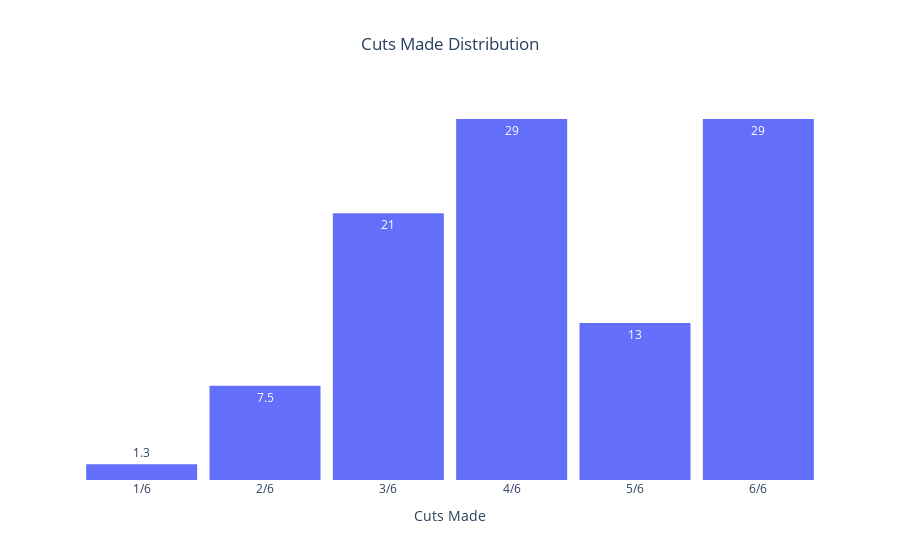

Notebook cell for this chart:
### Code cell
### CUTS MADE DISTRIBUTION  ###

cuts_made_hist = px.histogram(df,
                    x='cuts_made',
                    text_auto='.2s',
                    title='Cuts Made Distribution',
                    template='plotly_white',
                    labels={'cuts_made':'Cuts Made','count':''},
                    histnorm='percent',
                             )

cuts_made_hist.update_layout(title_x=.5, bargap=0.1)

cuts_made_hist.update_xaxes(tickvals = [1,2,3,4,5,6],
                            ticktext = ['1/6','2/6','3/6','4/6','5/6','6/6'])

cuts_made_hist.update_yaxes(showticklabels=False, showgrid=False,visible= False)

### Figure 1 — Plotly figure (JSON) as saved in the notebook; plotly's stock layout.template omitted (floating-point values rounded to 4 significant figures)
{"data": [{"alignmentgroup": "True", "bingroup": "x", "histnorm": "percent", "hovertemplate": "Cuts Made=%{x}<br>percent=%{y}<extra></extra>", "legendgroup": "", "marker": {"color": "#636efa", "pattern": {"shape": ""}}, "name": "", "offsetgroup": "", "orientation": "v", "showlegend": false, "texttemplate": "%{value:.2s}", "type": "histogram", "x": [2, 6, 3, 4, 4, 6, 4, 6, 2, 3, 3, 4, 4, 5, 4, 4, 2, 5, 4, 3, 3, 4, 6, 5, 6, 6, 6, 6, 6, 6, 6, 6, 2, 3, 4, 4, 6, 6, 4, 6, 4, 6, 4, 4, 4, 4, 6, 4, 2, 3, 4, 3, 3, 5, 4, 3, 6, 4, 6, 4, 3, 3, 3, 2, 5, 6, 6, 5, 6, 5, 5, 3, 5, 5, 6, 3, 4, 3, 3, 1], "xaxis": "x", "yaxis": "y"}], "layout": {"bargap": 0.1, "barmode": "relative", "legend": {"tracegroupgap": 0}, "title": {"text": "Cuts Made Distribution", "x": 0.5}, "xaxis": {"anchor": "y", "domain": [0, 1], "ticktext": ["1/6", "2/6", "3/6", "4/6", "5/6", "6/6"], "tickvals": [1, 2, 3, 4, 5, 6], "title": {"text": "Cuts Made"}}, "yaxis": {"anchor": "x", "domain": [0, 1], "showgrid": false, "showticklabels": false, "title": {"text": "percent"}, "visible": false}}}
